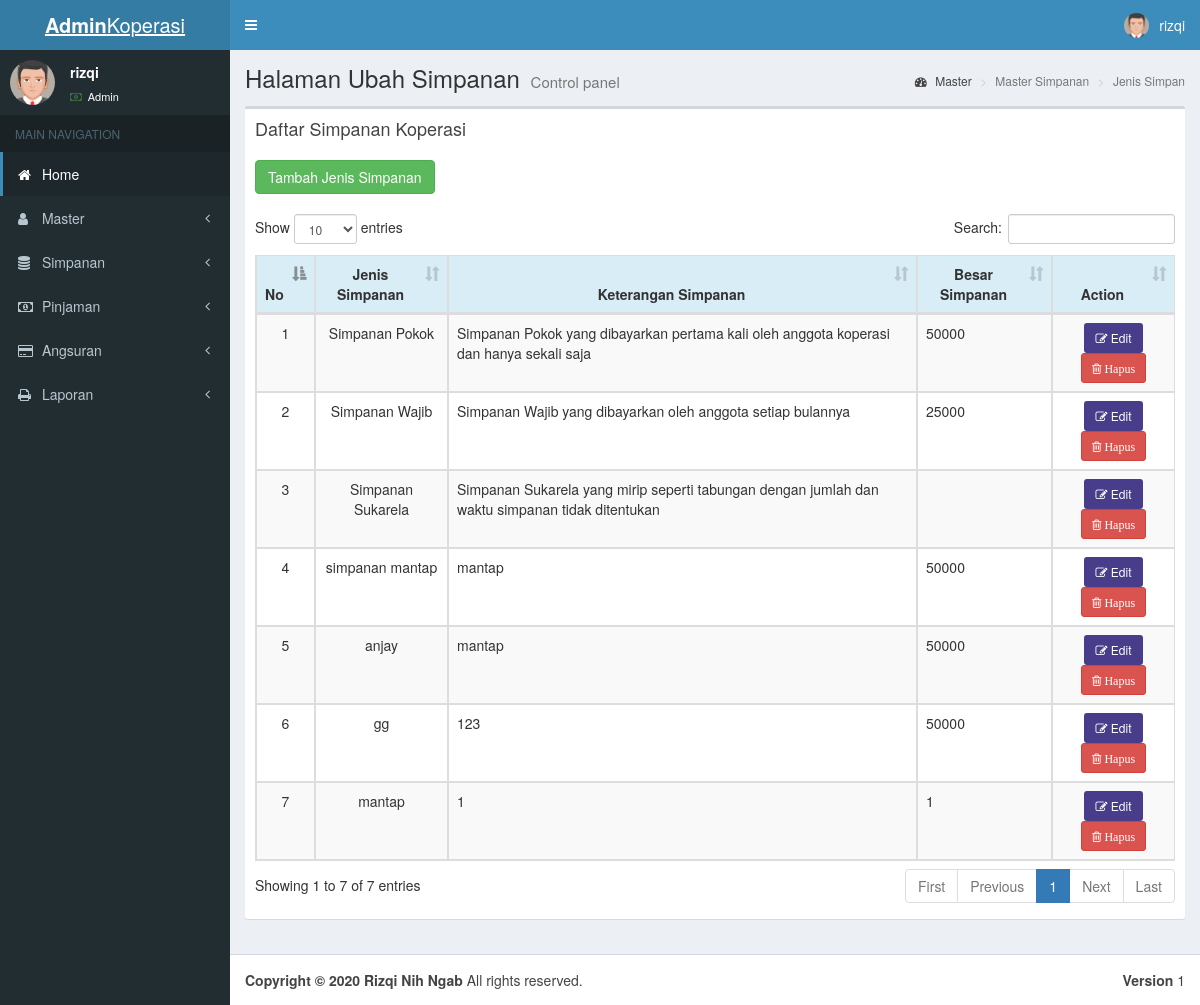
The page /page-ubahsimpanan.php (signed in) on the database as committed earlier.
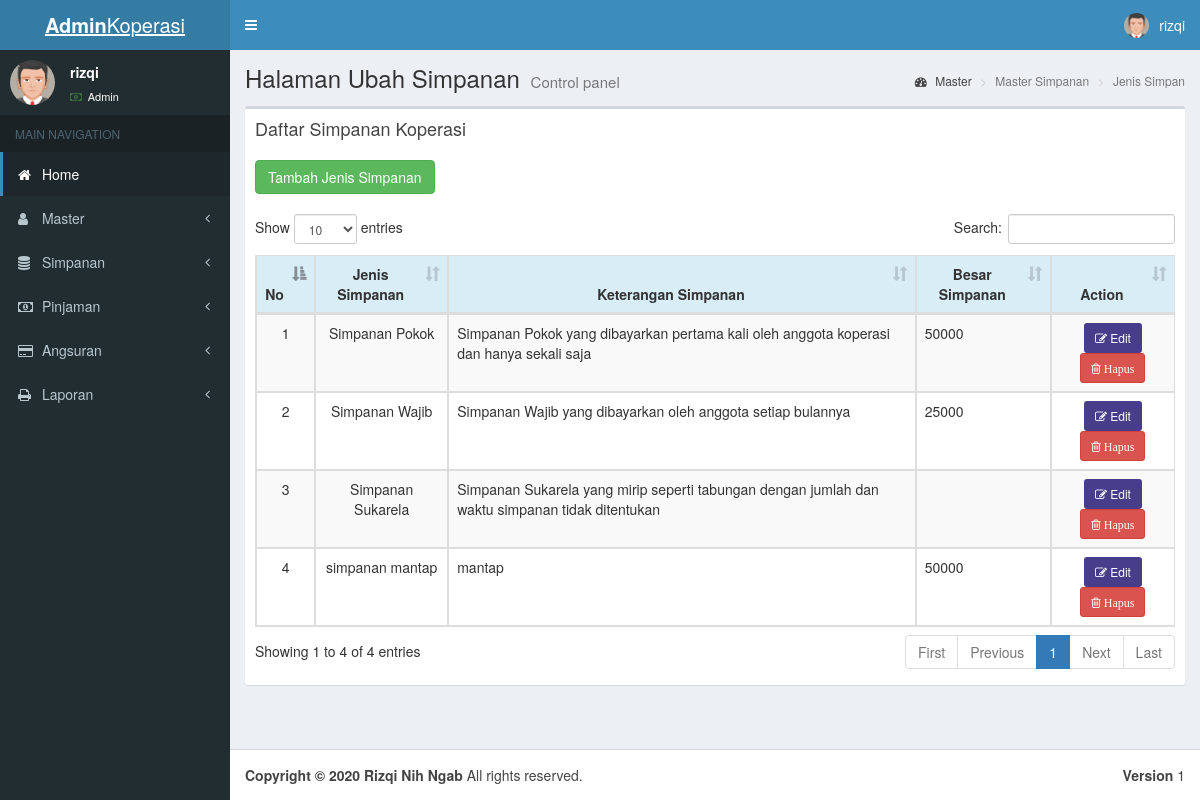
The same page on the database as committed later.
### tables this page shows
CREATE TABLE `k_simpanan` (
  `id` int NOT NULL,
  `nm_simpanan` varchar(25) NOT NULL,
  `ket_simpanan` text NOT NULL,
  `besar_simpanan` varchar(20) NOT NULL
);

### main-ubahsimpanan.php (the view, shortened to what this page needs)
<?php include 'koneksi.php';
?>
<link rel="stylesheet" href="https://maxcdn.bootstrapcdn.com/bootstrap/3.3.6/css/bootstrap.min.css" />
<div class="content-wrapper">
    <section class="content-header">
        <h1>
            Halaman Ubah Simpanan
            <small>Control panel</small>
        </h1>
        <ol class="breadcrumb">
            <li><a href="index.php"><i class="fa fa-dashboard"></i> Master</a></li>
            <li class="active">Master Simpanan</li>
            <li class="active">Jenis Simpan</li>
        </ol>
    </section>
    <section class="content">
        <div class="box">
            <div class="box-header">
                <h3 class="box-title">Daftar Simpanan Koperasi</h3>
            </div>
            <div class="box-body">
                <?php
                $sql = mysqli_query($conn, "SELECT * FROM k_simpanan");
                ?>
                <table id="dataTable" class="table table-bordered table-striped">
                    <button type="button" name="age" id="age" data-toggle="modal" data-target="#add_data_Modal"
                        class="btn btn-success">Tambah Jenis Simpanan</button>
                    <br></br>
                    <thead>
                        <tr class="info">
                            <th>
                                <center>No</center>
                            </th>
                            <th>
                                <center>Jenis Simpanan</center>
                            </th>
                            <th>
                                <center>Keterangan Simpanan</center>
                            </th>
                            <th>
                                <center>Besar Simpanan</center>
                            </th>
                            <th>
                                <center>Action</center>
                            </th>
                        </tr>
                    </thead>
                    <tbody>
                        <tr>
                            <?php
                            $no = 1;
                            while ($data = mysqli_fetch_array($sql)) {
                            ?>
                            <td>
                                <center>
                                    <?php echo $no; ?>
                                </center>
                            </td>
                            <td>
                                <center>
                                    <?php echo $data['nm_simpanan']; ?>
                                </center>
                            </td>
                            <td>
                                <?php echo $data['ket_simpanan']; ?>
                            </td>
                            <td>
                                <?php echo $data['besar_simpanan'] ?>
                            </td>
                            <td>
                                <center>
                                    <a type="button" name="edit" value="Edit" data-toggle="modal"
                                        data-target="#editModal<?php echo $data["id"]; ?>" title="Edit Data ini"
                                        class="btn btn-sm" style="background: darkslateblue;color:white;"><i
                                            class="fa fa-edit "></i>
                                        Edit
                                    </a>
                                    <a href="proses.php?id=<?php echo $data['id']; ?>&requbs=dell"
                                        title="Hapus Simpanan" class="btn btn-danger btn-sm alert_notif"><span class="fa fa-trash-o">
                                            Hapus</span>
                                    </a>
                                </center>
                            </td>
                        </tr>
                        <div id="editModal<?php echo $data["id"]; ?>" class="modal fade">
                            <div class="modal-dialog">
                                <?php
                                $no++;
                            }
                                ?>
                    </tbody>
                </table>
            </div>
        </div>
    </section>
</div>
</html>

Rows that differ between the two databases and show on the page:
removed k_simpanan: nm_simpanan "anjay", ket_simpanan "mantap", besar_simpanan "50000"
removed k_simpanan: nm_simpanan "gg", ket_simpanan "123", besar_simpanan "50000"
removed k_simpanan: nm_simpanan "mantap", ket_simpanan "1", besar_simpanan "1"
Other text that changed with them:
text written by a page script: "Show entries Search: Showing 1 to 7 of 7 entries First Previous 1 Next Last" → "Show entries Search: Showing 1 to 4 of 4 entries First Previous 1 Next Last"
